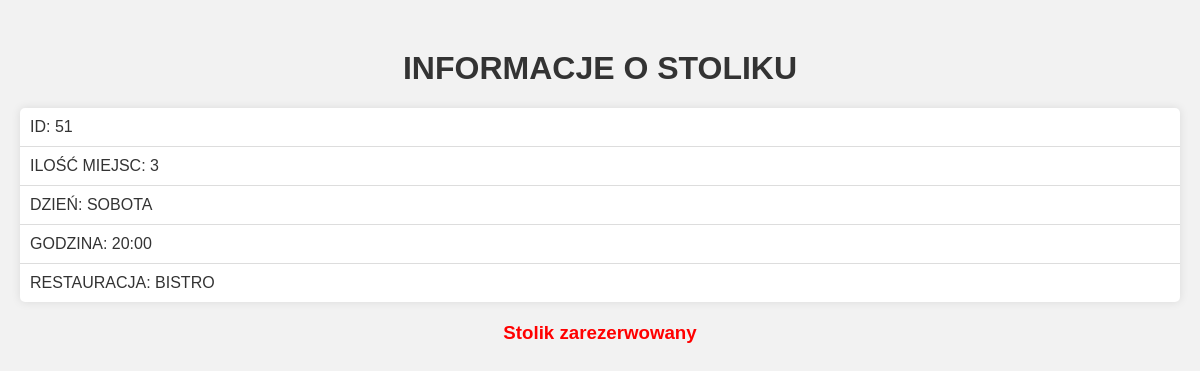
/Stolik/51, run on the app's committed database.
### Rezerwacje/models.py (models this page shows, shortened)
class Stolik(models.Model):
    RESTAURACJA_CHOICES = [("BISTRO", "bistro"), ("CHIŃCZYK", "chińczyk"),("MEKSYKAŃSKA","meksykańska"),("PIZZA WŁOSKA","pizza włoska"),("RAMENOWNIA","ramenownia")]
    LOKALIZACJA_CHOICES = [("PRZY OKNIE","przy oknie"),("PRZY BARZE","przy barze"),("NA ŚRODKU","na środku")]
    DZIEN_CHOICES = [("PONIEDZIALEK","poniedzialek"),("WTOREK","wtorek"),("SRODA","sroda"),("CZWARTEK","czwartek"),("PIATEK","piatek"),("SOBOTA","sobota"),("NIEDZIELA","niedziela")]
    GODZINA_CHOICES = [("16:00","16:00"),("17:00","17:00"),("18:00","18:00"),("19:00","19:00"),("20:00","20:00"),("21:00","21:00")]
    ilosc = models.PositiveSmallIntegerField()
    restauracja = models.CharField(max_length=16, choices=RESTAURACJA_CHOICES, default="BISTRO")
    dzien = models.CharField(max_length=16, choices=DZIEN_CHOICES, default="SOBOTA")
    godzina = models.CharField(max_length=16, choices=GODZINA_CHOICES, default="20:00")
    lokalizacja = models.CharField(max_length=16, choices=LOKALIZACJA_CHOICES, default="NA ŚRODKU")
    class Meta:
        verbose_name_plural = "Stoliki"
    @property
    def is_reserved(self):
        try:
            rez = self.rezerwacja
        except Rezerwacja.DoesNotExist:
            return False
        else:
            return True

### Rezerwacje/views.py (the view)
# urls.py: path('<int:pk>',StolikDetailView.as_view(), name="detail")
class StolikDetailView(DetailView):
    model = Stolik
    template_name = "detail.html"

### Rezerwacje/templates/detail.html (shortened to what this page needs)
<!DOCTYPE html>
<html lang="en">
<head>
</head>
<body>
    <h1>INFORMACJE O STOLIKU</h1>
    <ul>
        <li>ID: {{ object.id }}</li>
        <li>ILOŚĆ MIEJSC: {{ object.ilosc }}</li>
        <li>DZIEŃ: {{ object.dzien }}</li>
        <li>GODZINA: {{ object.godzina }}</li>
        <li>RESTAURACJA: {{ object.restauracja }}</li>
    </ul>
    {% if not object.is_reserved %}
        <form action="{% url 'reserve' stolik.id %}">
            {% csrf_token %}
            <input type="submit" value="Zarezerwuj">
        </form>
        <a href="{% url 'index' %}">STRONA GŁÓWNA</a>
        {% if user.is_authenticated %}
            <p>Zalogowany użytkownik: {{ user.username }}</p>
        {% else %}
            <p>Nie jesteś zalogowany.</p>
        {% endif %}
    {% else %}
        <h3>Stolik zarezerwowany</h3>
    {% endif %}
</body>
</html>

### Rezerwacje/templates/detail.html (style rules this page uses)
body { font-family: Arial, sans-serif; margin: 0; padding: 0; background-color: #f2f2f2; color: #333; }
h1 { text-align: center; margin-top: 50px; }
ul { list-style-type: none; padding: 0; margin: 20px; background-color: #fff; box-shadow: 0 0 10px rgba(0, 0, 0, 0.1); border-radius: 5px; }
li { padding: 10px; border-bottom: 1px solid #ddd; }
li:last-child { border-bottom: none; }
h3 { text-align: center; margin-top: 20px; color: red; }

### data on the page
Stolik: id "51", ilosc "3", dzien "SOBOTA", godzina "20:00", restauracja "BISTRO"
